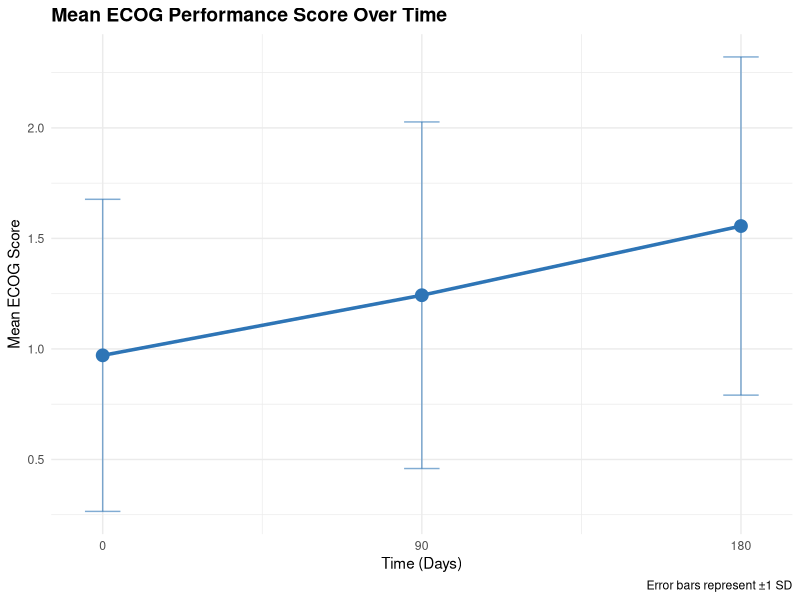
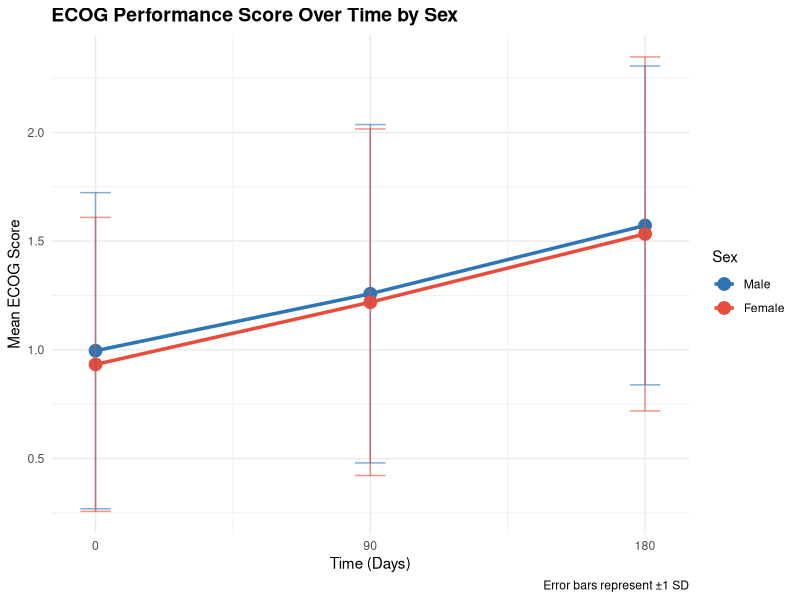
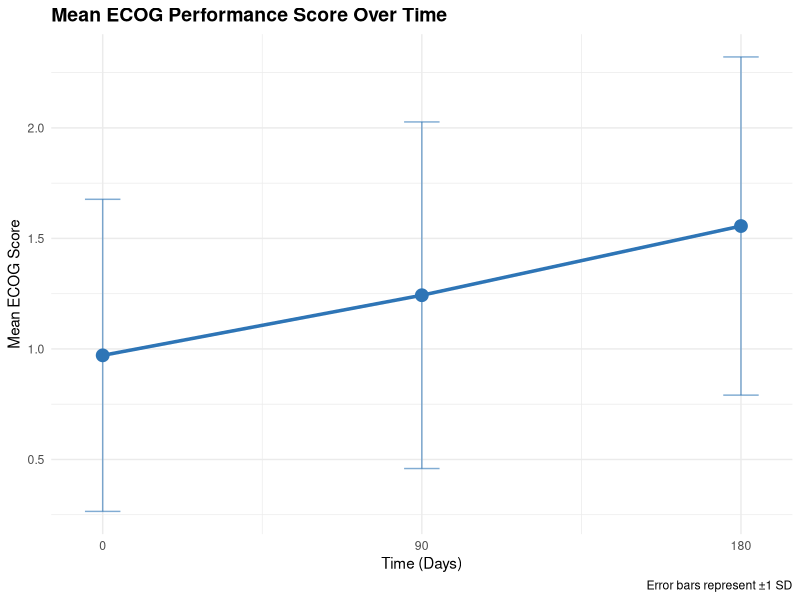
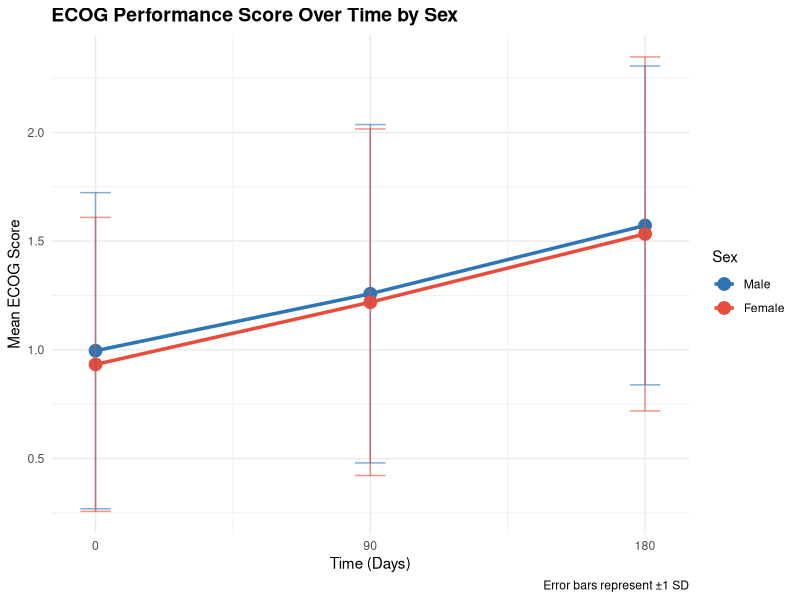

Write R code to recreate these figures, in order. (Note: this script raises an error after producing the figures.)
# -----------------------------------------------
# Clinical Trial Statistical Analysis
# Day 5 — Repeated Measures Analysis
# Nithish Deenadayalan
# -----------------------------------------------

library(survival)
library(lme4)
library(lmerTest)
library(dplyr)
library(ggplot2)

data(lung, package = "survival")

# -----------------------------------------------
# STEP 1 — Prepare longitudinal data
# -----------------------------------------------

# We will simulate repeated ECOG measurements over time
# based on the available data to demonstrate repeated
# measures methodology as would be done in a real trial

set.seed(42)

lung_clean <- lung %>%
  filter(!is.na(ph.ecog), !is.na(age), !is.na(sex)) %>%
  mutate(
    patient_id = row_number(),
    sex_label  = factor(sex, levels = c(1,2), labels = c("Male","Female")),
    baseline_ecog = ph.ecog
  )

# Create repeated measurements at 3 time points
# Time 0 = baseline, Time 1 = 3 months, Time 2 = 6 months
long_data <- lung_clean %>%
  slice(rep(1:n(), each = 3)) %>%
  mutate(
    timepoint = rep(c(0, 90, 180), times = nrow(lung_clean)),
    ecog_score = baseline_ecog +
      (timepoint / 90) * 0.3 +
      rnorm(n(), mean = 0, sd = 0.3),
    ecog_score = pmax(0, pmin(3, round(ecog_score, 1)))
  )

cat("Longitudinal dataset created\n")
cat("Patients:", n_distinct(long_data$patient_id), "\n")
cat("Total observations:", nrow(long_data), "\n")
cat("Time points: 0, 90, 180 days\n")

# -----------------------------------------------
# STEP 2 — Descriptive summary by timepoint
# -----------------------------------------------

cat("\n--- ECOG Score by Timepoint ---\n")
time_summary <- long_data %>%
  group_by(timepoint) %>%
  summarise(
    n           = n(),
    mean_ecog   = round(mean(ecog_score), 3),
    sd_ecog     = round(sd(ecog_score), 3),
    median_ecog = round(median(ecog_score), 3)
  )
print(time_summary)

cat("\n--- ECOG Score by Timepoint and Sex ---\n")
sex_time_summary <- long_data %>%
  group_by(timepoint, sex_label) %>%
  summarise(
    n         = n(),
    mean_ecog = round(mean(ecog_score), 3),
    sd_ecog   = round(sd(ecog_score), 3),
    .groups   = "drop"
  )
print(sex_time_summary)

# -----------------------------------------------
# STEP 3 — Linear mixed effects model
# -----------------------------------------------

cat("\n--- Linear Mixed Effects Model ---\n")
cat("Model: ECOG score ~ time + sex + age + (1|patient)\n\n")

lme_model <- lmer(
  ecog_score ~ timepoint + sex_label + age + (1 | patient_id),
  data = long_data,
  REML = TRUE
)

print(summary(lme_model))

# -----------------------------------------------
# STEP 4 — Extract fixed effects
# -----------------------------------------------

cat("\n--- Fixed Effects Summary ---\n")
fixed_effects <- as.data.frame(coef(summary(lme_model)))
fixed_effects$term <- rownames(fixed_effects)
fixed_effects <- fixed_effects %>%
  select(term, Estimate, `Std. Error`, `t value`, `Pr(>|t|)`) %>%
  mutate(across(where(is.numeric), ~ round(., 4)))

print(fixed_effects)

cat("\nInterpretation:\n")
time_coef <- fixed_effects$Estimate[fixed_effects$term == "timepoint"]
sex_coef  <- fixed_effects$Estimate[fixed_effects$term == "sex_labelFemale"]
cat("Time effect: ECOG score changes by", round(time_coef * 90, 4),
    "units per 90 days\n")
cat("Sex effect: Females have", round(sex_coef, 4),
    "lower ECOG score than males on average\n")

# -----------------------------------------------
# STEP 5 — Random effects
# -----------------------------------------------

cat("\n--- Random Effects (Between-patient variability) ---\n")
re_var <- as.data.frame(VarCorr(lme_model))
print(re_var)
cat("ICC (Intraclass Correlation):",
    round(re_var$vcov[1] / sum(re_var$vcov), 3), "\n")
cat("Interpretation: proportion of total variance due to between-patient differences\n")

# -----------------------------------------------
# STEP 6 — Plot ECOG trajectories over time
# -----------------------------------------------

p1 <- ggplot(time_summary, aes(x = timepoint, y = mean_ecog)) +
  geom_line(color = "#2E75B6", linewidth = 1.2) +
  geom_point(color = "#2E75B6", size = 4) +
  geom_errorbar(aes(ymin = mean_ecog - sd_ecog,
                    ymax = mean_ecog + sd_ecog),
                width = 10, color = "#2E75B6", alpha = 0.6) +
  labs(
    title   = "Mean ECOG Performance Score Over Time",
    x       = "Time (Days)",
    y       = "Mean ECOG Score",
    caption = "Error bars represent ±1 SD"
  ) +
  scale_x_continuous(breaks = c(0, 90, 180)) +
  theme_minimal() +
  theme(plot.title = element_text(size = 14, face = "bold"))

print(p1)

# -----------------------------------------------
# STEP 7 — Plot by sex
# -----------------------------------------------

p2 <- ggplot(sex_time_summary,
             aes(x = timepoint, y = mean_ecog,
                 color = sex_label, group = sex_label)) +
  geom_line(linewidth = 1.2) +
  geom_point(size = 4) +
  geom_errorbar(aes(ymin = mean_ecog - sd_ecog,
                    ymax = mean_ecog + sd_ecog),
                width = 10, alpha = 0.6) +
  scale_color_manual(values = c("#2E75B6","#E74C3C")) +
  labs(
    title   = "ECOG Performance Score Over Time by Sex",
    x       = "Time (Days)",
    y       = "Mean ECOG Score",
    color   = "Sex",
    caption = "Error bars represent ±1 SD"
  ) +
  scale_x_continuous(breaks = c(0, 90, 180)) +
  theme_minimal() +
  theme(plot.title = element_text(size = 14, face = "bold"))

print(p2)

# -----------------------------------------------
# STEP 8 — Save outputs
# -----------------------------------------------

png("03_analysis/plot_ecog_trajectory.png", width=900, height=600, res=120)
print(p1)
dev.off()

png("03_analysis/plot_ecog_by_sex.png", width=900, height=600, res=120)
print(p2)
dev.off()

write.csv(time_summary,     "03_analysis/repeated_measures_summary.csv",    row.names=FALSE)
write.csv(sex_time_summary, "03_analysis/repeated_measures_by_sex.csv",     row.names=FALSE)
write.csv(fixed_effects,    "03_analysis/repeated_measures_fixed_effects.csv", row.names=FALSE)

cat("\nAll repeated measures outputs saved\n")
cat("\nDay 5 complete. Ready for Day 6 — Streamlit Dashboard.\n")
